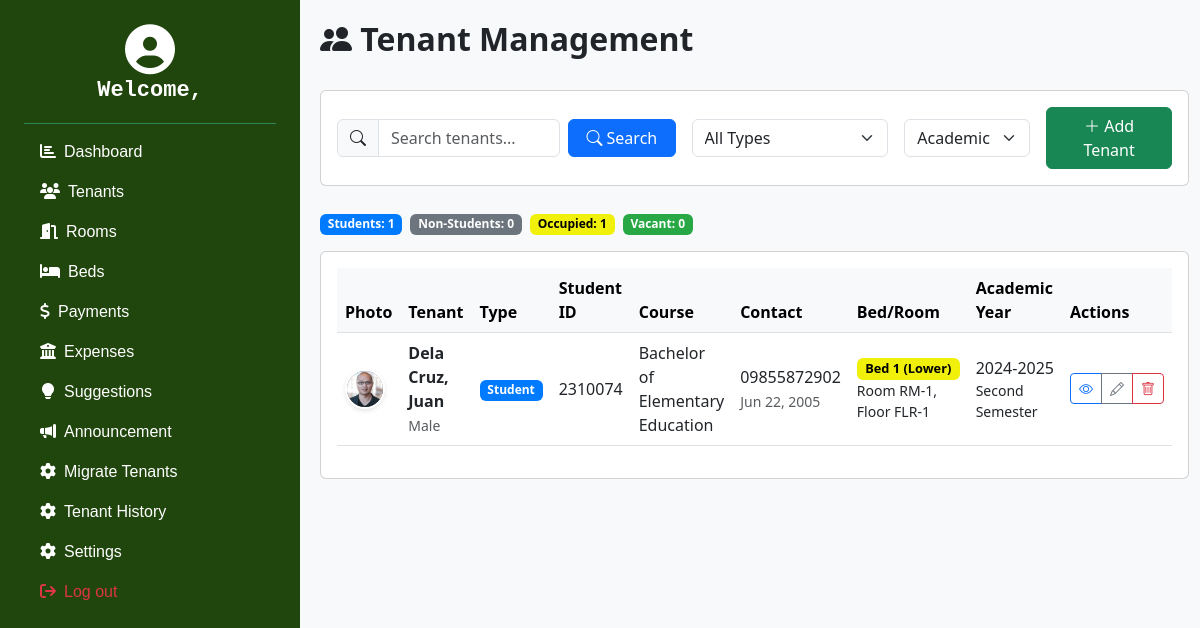
/admin/tenant.php, run on the app's committed database.
### tables this page shows
CREATE TABLE `tenants` (
  `tenant_id` int(11) NOT NULL AUTO_INCREMENT,
  `academic_year_id` int(11) NOT NULL,
  `first_name` varchar(120) NOT NULL,
  `last_name` varchar(120) NOT NULL,
  `middle_name` varchar(120) DEFAULT NULL,
  `birthdate` date NOT NULL,
  `address` varchar(250) NOT NULL,
  `gender` enum('M','F') NOT NULL,
  `mobile_no` varchar(11) NOT NULL,
  `guardian_id` int(11) NOT NULL,
  `course_id` int(11) NOT NULL,
  `year_level` enum('1','2','3','4') NOT NULL,
  `tenant_type` enum('Student','Non-Student') DEFAULT NULL,
  `profile_picture` varchar(225) DEFAULT NULL,
  `student_id` varchar(20) NOT NULL DEFAULT 'Student',
  `is_student` tinyint(1) NOT NULL DEFAULT 1,
  `user_id` int(11) NOT NULL,
  `is_willing_to_continue` tinyint(1) NOT NULL DEFAULT 0,
  PRIMARY KEY (`tenant_id`),
  KEY `FK_guardians_TO_tenants` (`guardian_id`),
  KEY `FK_course_TO_tenants` (`course_id`),
  KEY `FK_academic_years_TO_tenants` (`academic_year_id`),
  KEY `fk_tenants_user` (`user_id`),
  CONSTRAINT `FK_academic_years_TO_tenants` FOREIGN KEY (`academic_year_id`) REFERENCES `academic_years` (`academic_year_id`),
  CONSTRAINT `FK_course_TO_tenants` FOREIGN KEY (`course_id`) REFERENCES `course` (`course_id`),
  CONSTRAINT `FK_guardians_TO_tenants` FOREIGN KEY (`guardian_id`) REFERENCES `guardians` (`guardian_id`),
  CONSTRAINT `fk_tenants_user` FOREIGN KEY (`user_id`) REFERENCES `users` (`user_id`) ON DELETE CASCADE ON UPDATE CASCADE
);

CREATE TABLE `beds` (
  `bed_id` int(11) NOT NULL AUTO_INCREMENT,
  `bed_no` int(11) NOT NULL,
  `status` enum('Vacant','Occupied') DEFAULT 'Vacant',
  `deck` enum('Upper','Lower') DEFAULT NULL,
  `monthly_rent` decimal(10,2) NOT NULL,
  `room_id` int(11) NOT NULL,
  `bed_type` enum('Single','Double') NOT NULL,
  PRIMARY KEY (`bed_id`),
  KEY `FK_rooms_TO_beds` (`room_id`),
  CONSTRAINT `FK_rooms_TO_beds` FOREIGN KEY (`room_id`) REFERENCES `rooms` (`room_id`)
);

CREATE TABLE `course` (
  `course_id` int(11) NOT NULL AUTO_INCREMENT,
  `course_code` varchar(10) NOT NULL,
  `course_description` varchar(250) NOT NULL,
  `major` varchar(120) DEFAULT NULL,
  PRIMARY KEY (`course_id`)
);

CREATE TABLE `rooms` (
  `room_id` int(11) NOT NULL AUTO_INCREMENT,
  `room_no` varchar(10) DEFAULT NULL,
  `capacity` int(11) NOT NULL,
  `floor_id` int(11) NOT NULL,
  `room_image` varchar(255) DEFAULT NULL,
  PRIMARY KEY (`room_id`),
  KEY `FK_floors_TO_rooms` (`floor_id`),
  CONSTRAINT `FK_floors_TO_rooms` FOREIGN KEY (`floor_id`) REFERENCES `floors` (`floor_id`)
);

CREATE TABLE `floors` (
  `floor_id` int(11) NOT NULL AUTO_INCREMENT,
  `floor_no` varchar(10) DEFAULT NULL,
  PRIMARY KEY (`floor_id`)
);

CREATE TABLE `academic_years` (
  `academic_year_id` int(11) NOT NULL AUTO_INCREMENT,
  `start_year` year(4) NOT NULL,
  `end_year` year(4) NOT NULL,
  `semester` enum('First','Second','Summer') DEFAULT NULL,
  `is_current` tinyint(1) DEFAULT 0,
  PRIMARY KEY (`academic_year_id`)
);

### admin/tenant.php (the view, shortened to what this page needs)
<?php
include '../connection/db.php';
$search = $_GET['search'] ?? '';
$tenants = [];
$query = "SELECT t.*,
          CONCAT(t.last_name, ', ', t.first_name, ' ', COALESCE(t.middle_name, '')) AS full_name,
          c.course_description,
          g.first_name AS guardian_first_name, g.last_name AS guardian_last_name,
          g.mobile_no AS guardian_mobile,
          b.bed_no, b.deck, b.status as bed_status, r.room_no, f.floor_no,
          a.start_year, a.end_year, a.semester,
          t.student_id
          FROM tenants t
          LEFT JOIN course c ON t.course_id = c.course_id
          LEFT JOIN guardians g ON t.guardian_id = g.guardian_id
          LEFT JOIN academic_years a ON t.academic_year_id = a.academic_year_id
          LEFT JOIN boarding bo ON t.tenant_id = bo.tenant_id
          LEFT JOIN beds b ON bo.bed_id = b.bed_id
          LEFT JOIN rooms r ON b.room_id = r.room_id
          LEFT JOIN floors f ON r.floor_id = f.floor_id
          WHERE 1=1";
$query .= " ORDER BY t.last_name, t.first_name";
if ($stmt = $conn->prepare($query)) {
    $stmt->execute();
    $result = $stmt->get_result();
    $tenants = $result->fetch_all(MYSQLI_ASSOC);
}
?>
<!DOCTYPE html>
<html lang="en">
<head>
    <link href="https://cdn.jsdelivr.net/npm/bootstrap@5.3.0/dist/css/bootstrap.min.css" rel="stylesheet">
    <link rel="stylesheet" href="https://cdn.jsdelivr.net/npm/bootstrap-icons@1.11.1/font/bootstrap-icons.css">
    <link rel="stylesheet" href="CSS/sidebar.css">
    <link rel="stylesheet" href="https://cdnjs.cloudflare.com/ajax/libs/font-awesome/6.4.0/css/all.min.css" />
</head>
<body>
<div class="d-flex">
<?php include 'includes/sidebar.php'; ?>
<div class="main-content">
    <div class="row mb-4">
        <div class="col">
            <h2><i class="bi bi-people-fill"></i> <strong>Tenant Management</strong></h2>
        </div>
    </div>
    <div class="card mb-4">
        <div class="card-body">
            <div class="row g-3 align-items-center">
                <div class="col-md-5">
                    <form method="get" class="row g-2">
                        <div class="col-md-8">
                            <div class="input-group">
                                <span class="input-group-text"><i class="bi bi-search"></i></span>
                                <input type="text" name="search" class="form-control"
                                       placeholder="Search tenants..."
                                       value="<?= htmlspecialchars($search) ?>">
                            </div>
                        </div>
                        <div class="col-md-4">
                            <button type="submit" class="btn btn-primary w-100">
                                <i class="bi bi-search"></i> Search
                            </button>
                        </div>
                    </form>
                </div>
                <div class="col-md-3">
                    <form method="get" id="typeFilterForm">
                        <select name="tenant_type" class="form-select" onchange="this.form.submit()">
                            <option value="">All Types</option>
                        </select>
                    </form>
                </div>
                <div class="col-md-2">
                    <form method="get" id="yearFilterForm">
                        <select name="academic_year_id" class="form-select" onchange="this.form.submit()">
                            <option value="">Academic Year</option>
                        </select>
                    </form>
                </div>
                <div class="col-md-2 text-end">
                    <a href="add-tenant.php" class="btn btn-success">
                        <i class="bi bi-plus-lg"></i> Add Tenant
                    </a>
                </div>
            </div>
        </div>
    </div>
    <div class="d-flex mb-3 gap-2">
        <div>
            <span class="badge student-badge">Students:
                <?= count(array_filter($tenants, fn($t) => $t['tenant_type'] === 'Student')) ?>
            </span>
        </div>
        <div>
            <span class="badge non-student-badge">Non-Students:
                <?= count(array_filter($tenants, fn($t) => $t['tenant_type'] === 'Non-Student')) ?>
            </span>
        </div>
        <div>
            <span class="badge occupied">Occupied:
                <?= count(array_filter($tenants, fn($t) => ($t['bed_status'] ?? '') === 'Occupied')) ?>
            </span>
        </div>
        <div>
            <span class="badge vacant">Vacant:
                <?= count(array_filter($tenants, fn($t) => !isset($t['bed_status']) || $t['bed_status'] === 'Vacant')) ?>
            </span>
        </div>
    </div>
    <div class="card">
        <div class="card-body">
            <div class="table-responsive">
                <table class="table table-hover align-middle">
                    <thead class="table-light">
                        <tr>
                            <th>Photo</th>
                            <th>Tenant</th>
                            <th>Type</th>
                            <th>Student ID</th>
                            <th>Course</th>
                            <th>Contact</th>
                            <th>Bed/Room</th>
                            <th>Academic Year</th>
                            <th>Actions</th>
                        </tr>
                    </thead>
                    <tbody>
                        <?php foreach ($tenants as $tenant): ?>
                        <tr>
                            <td>
                                <div class="tenant-photo">
                                    <?php if (!empty($tenant['profile_picture'])): ?>
                                        <img src="uploads/profiles/<?= htmlspecialchars($tenant['profile_picture']) ?>"
                                             alt="<?= htmlspecialchars($tenant['first_name'] . ' ' . $tenant['last_name']) ?>">
                                    <?php else: ?>
                                        <?= strtoupper(substr($tenant['first_name'], 0, 1) . substr($tenant['last_name'], 0, 1)) ?>
                                    <?php endif; ?>
                                </div>
                            </td>
                            <td>
                                <div class="fw-bold"><?= htmlspecialchars($tenant['last_name'] . ', ' . $tenant['first_name']) ?></div>
                                <small class="text-muted"><?= $tenant['gender'] === 'M' ? 'Male' : 'Female' ?></small>
                            </td>
                            <td>
                                <span class="badge <?= $tenant['tenant_type'] === 'Student' ? 'student-badge' : 'non-student-badge' ?>">
                                    <?= $tenant['tenant_type'] ?>
                                </span>
                            </td>
                            <td>
                                <?php if ($tenant['tenant_type'] === 'Student'): ?>
                                    <?= !empty($tenant['student_id']) ? htmlspecialchars($tenant['student_id']) : 'N/A' ?>
                                <?php else: ?>
                                    <span class="text-muted">N/A</span>
                                <?php endif; ?>
                            </td>
                            <td>
                                <?php if ($tenant['tenant_type'] === 'Student'): ?>
                                    <?= htmlspecialchars($tenant['course_description'] ?? 'N/A') ?>
                                <?php else: ?>
                                    <span class="text-muted">N/A</span>
                                <?php endif; ?>
                            </td>
                            <td>
                                <div><?= htmlspecialchars($tenant['mobile_no']) ?></div>
                                <small class="text-muted"><?= date('M j, Y', strtotime($tenant['birthdate'])) ?></small>
                            </td>
                            <td>
                                <?php if (!empty($tenant['bed_no'])): ?>
                                <span class="badge <?= $tenant['bed_status'] === 'Occupied' ? 'occupied' : 'vacant' ?> status-badge">
                                    Bed <?= $tenant['bed_no'] ?> (<?= $tenant['deck'] ?>)
                                </span>
                                <div class="small">Room <?= $tenant['room_no'] ?>, Floor <?= $tenant['floor_no'] ?></div>
                                <?php else: ?>
                                <span class="badge bg-secondary status-badge">Not Assigned</span>
                                <?php endif; ?>
                            </td>
                            <td>
                                <?= $tenant['start_year'] ?>-<?= $tenant['end_year'] ?>
                                <div class="small"><?= $tenant['semester'] ?> Semester</div>
                            </td>
                            <td>
                                <div class="btn-group btn-group-sm">
                                    <a href="view-tenant.php?id=<?= $tenant['tenant_id'] ?>" class="btn btn-outline-primary" title="View">
                                        <i class="bi bi-eye"></i>
                                    </a>
                                    <a href="edit-tenant.php?id=<?= $tenant['tenant_id'] ?>" class="btn btn-outline-secondary" title="Edit">
                                        <i class="bi bi-pencil"></i>
                                    </a>
                                    <a href="delete-tenant.php?id=<?= $tenant['tenant_id'] ?>" class="btn btn-outline-danger" title="Delete"
                                       onclick="return confirmDelete(<?= $tenant['tenant_id'] ?>, '<?= htmlspecialchars(addslashes($tenant['last_name'] . ', ' . $tenant['first_name'])) ?>')">
                                        <i class="bi bi-trash"></i>
                                    </a>
                                </div>
                            </td>
                        </tr>
                        <?php endforeach; ?>
                    </tbody>
                </table>
            </div>
        </div>
    </div>
</div>
</div>
</body>
</html>

### admin/CSS/sidebar.css (style rules this page uses)
html, body { height: 100%; margin: 0; padding: 0; }
.main-content { margin-left: 300px; padding: 20px; margin-left: 300px; flex-grow: 1; min-height: 100vh; background-color: #f8f9fa; padding: 20px; display: flex; flex-direction: column; }

### admin/tenant.php (style rules this page uses)
.tenant-photo { width: 40px; height: 40px; border-radius: 50%; object-fit: cover; border: 2px solid #fff; box-shadow: 0 2px 4px rgba(0,0,0,0.1); display: flex; align-items: center; justify-content: center; font-weight: bold; font-size: 14px; background-color: #6c757d; color: white; }
.tenant-photo img { width: 100%; height: 100%; object-fit: cover; border-radius: 50%; }
.status-badge { font-size: 0.8rem; padding: 0.35em 0.65em; }
.occupied { background-color: #f0f00b; color: #000; }
.vacant { background-color: #28a745; color: white; }
.student-badge { background-color: #007bff; color: white; }
.non-student-badge { background-color: #6c757d; color: white; }
.table-responsive { overflow-x: auto; }

### data on the page
tenants: tenant_type "1", tenant_type "0", beds.status "1", beds.status "0", profile_picture (picture), last_name+first_name "Dela Cruz, Juan", gender "Male", tenant_type "Student", student "2310074", course.course_description "Bachelor of Elementary Education", mobile_no "09855872902", birthdate "Jun 22, 2005", beds.bed_no "1", beds.deck "Lower", rooms.room_no "RM-1", floors.floor_no "FLR-1", academic_year.start_year "2024", academic_year.end_year "2025", academic_year.semester "Second"
